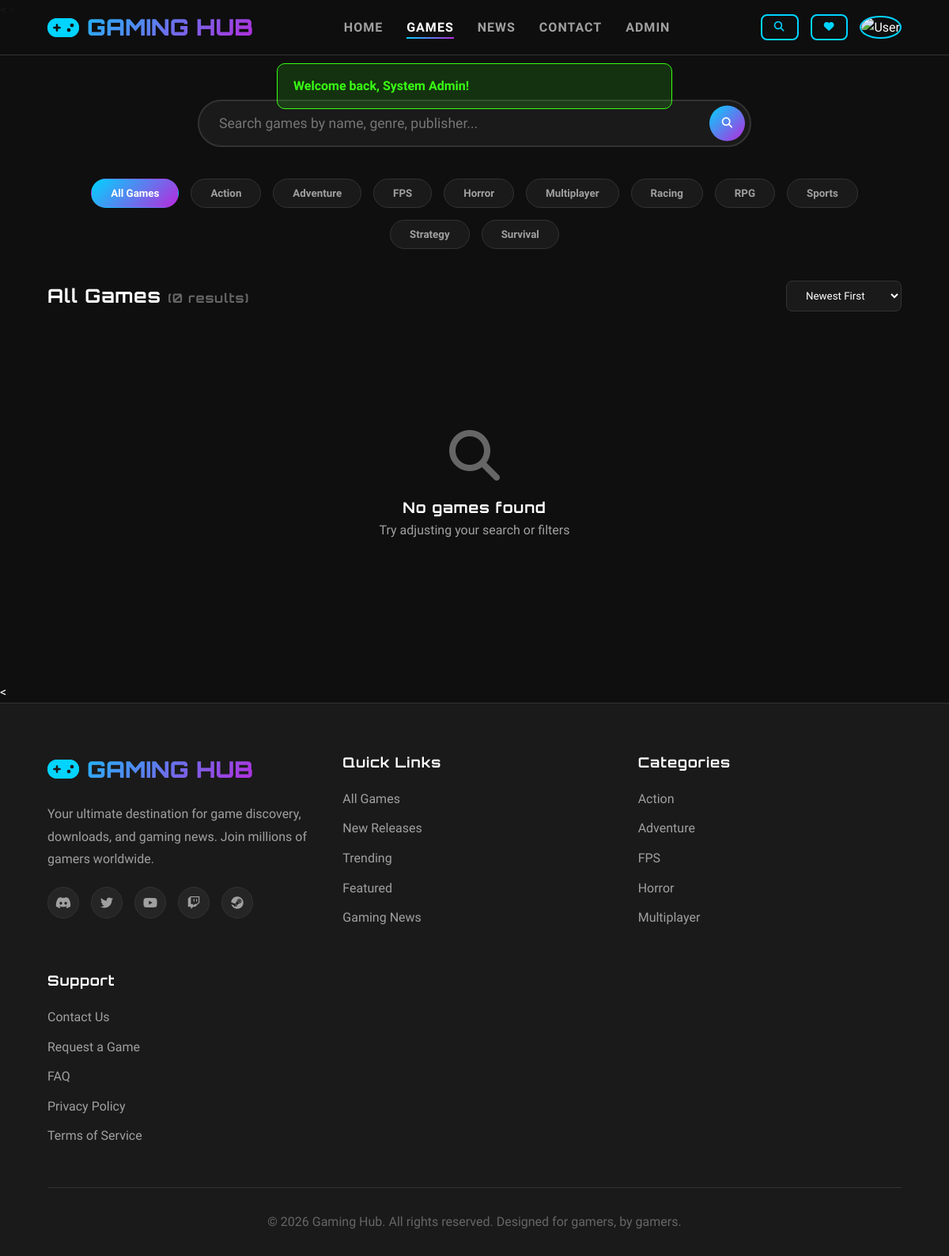
Page /games.php (signed in) on the committed database.
### tables this page shows
CREATE TABLE categories (
    category_id INT AUTO_INCREMENT PRIMARY KEY,
    category_name VARCHAR(50) NOT NULL UNIQUE,
    category_slug VARCHAR(50) NOT NULL UNIQUE,
    description VARCHAR(255),
    icon VARCHAR(50) DEFAULT 'gamepad',
    created_at TIMESTAMP DEFAULT CURRENT_TIMESTAMP
);

### games.php (the view, shortened to what this page needs)
<?php
require_once 'includes/db.php';
$category = $_GET['category'] ?? '';
$search = $_GET['search'] ?? '';
$sort = $_GET['sort'] ?? 'newest';
$where = ["g.status = 'active'"];
$params = [];
$orderBy = "g.created_at DESC";
$sql = "SELECT g.*, c.category_name, c.category_slug,
    (SELECT AVG(rating) FROM reviews WHERE game_id = g.game_id AND status = 'approved') as avg_rating,
    (SELECT COUNT(*) FROM reviews WHERE game_id = g.game_id AND status = 'approved') as review_count
    FROM games g
    JOIN categories c ON g.category_id = c.category_id
    WHERE " . implode(' AND ', $where) . "
    ORDER BY $orderBy";
$stmt = $pdo->prepare($sql);
$stmt->execute($params);
$games = $stmt->fetchAll();
require_once 'includes/header.php';
?>
<section class="search-section">
    <div class="search-box">
        <form action="games.php" method="GET">
            <input type="text" name="search" placeholder="Search games by name, genre, publisher..." value="<?= sanitizeInput($search) ?>">
            <button type="submit"><i class="fas fa-search"></i></button>
        </form>
    </div>
    <div class="filters">
        <button class="filter-btn <?= empty($category) ? 'active' : '' ?>" data-category="">All Games</button>
        <?php foreach ($categories as $cat): ?>
        <button class="filter-btn <?= $category == $cat['category_slug'] ? 'active' : '' ?>" data-category="<?= $cat['category_slug'] ?>">
            <?= $cat['category_name'] ?>
        </button>
        <?php endforeach; ?>
    </div>
    <div style="display: flex; justify-content: space-between; align-items: center; margin-bottom: 30px;">
        <h2><?= empty($search) ? 'All Games' : 'Search: ' . sanitizeInput($search) ?>
            <span style="color: var(--text-muted); font-size: 1rem;">(<?= count($games) ?> results)</span>
        </h2>
        <select name="sort" onchange="location.href='games.php?category=<?= $category ?>&search=<?= urlencode($search) ?>&sort='+this.value"
                style="padding: 10px 20px; background: var(--secondary-black); border: 1px solid var(--border-color); border-radius: 8px; color: var(--text-primary); font-family: 'Rajdhani';">
            <option value="newest" <?= $sort == 'newest' ? 'selected' : '' ?>>Newest First</option>
        </select>
    </div>
</section>
<section class="section" style="padding-top: 0;">
    <?php if (empty($games)): ?>
    <div style="text-align: center; padding: 80px 20px;">
        <i class="fas fa-search" style="font-size: 4rem; color: var(--text-muted); margin-bottom: 20px;"></i>
        <h3>No games found</h3>
        <p style="color: var(--text-secondary);">Try adjusting your search or filters</p>
    </div>
    <?php endif; ?>
</section>
<?php require_once 'includes/footer.php'; ?>

### includes/header.php (shortened to what this page needs)
<?php
require_once 'db.php';
$currentPage = basename($_SERVER['PHP_SELF'], '.php');
$categories = $pdo->query("SELECT * FROM categories ORDER BY category_name")->fetchAll();
?>
<!DOCTYPE html>
<html lang="en">
<head>
    <link rel="stylesheet" href="https://cdnjs.cloudflare.com/ajax/libs/font-awesome/6.4.0/css/all.min.css">
    <link rel="stylesheet" href="assets/css/style.css">
</head>
<body>
<<nav class="navbar">
    <a href="index.php" class="logo">
        <i class="fas fa-gamepad"></i>
        GAMING HUB
    </a>
    <ul class="nav-links">
        <li><a href="index.php" class="<?= $currentPage == 'index' ? 'active' : '' ?>">Home</a></li>
        <li><a href="games.php" class="<?= $currentPage == 'games' ? 'active' : '' ?>">Games</a></li>
        <li><a href="news.php" class="<?= $currentPage == 'news' ? 'active' : '' ?>">News</a></li>
        <li><a href="contact.php" class="<?= $currentPage == 'contact' ? 'active' : '' ?>">Contact</a></li>
        <?php if (isAdmin()): ?>
        <li><a href="admin/index.php" target="_blank">Admin</a></li>
        <?php endif; ?>
    </ul>
    <div class="nav-actions">
        <a href="search.php" class="btn btn-sm btn-secondary" style="padding: 8px 15px;">
            <i class="fas fa-search"></i>
        </a>
        <?php if (isLoggedIn()): ?>
        <a href="profile.php?tab=wishlist" class="btn btn-sm btn-secondary" style="padding: 8px 15px; position: relative;">
            <i class="fas fa-heart"></i>
        </a>
        <div class="user-menu">
            <img src="uploads/avatars/<?= $_SESSION['user_avatar'] ?? 'default-avatar.jpg' ?>" alt="User" class="user-avatar">
        </div>
        <?php else: ?>
        <a href="login.php" class="btn btn-sm btn-secondary">Login</a>
        <a href="register.php" class="btn btn-sm btn-primary">Register</a>
        <?php endif; ?>
    </div>
</nav>
<div style="position: fixed; top: 80px; left: 50%; transform: translateX(-50%); z-index: 999; max-width: 500px; width: 90%;">
    <?= showFlash() ?>
</div>
<<main>

### includes/db.php (shortened to what this page needs)
<?php
function sanitizeInput($data) {
    return htmlspecialchars(strip_tags(trim($data)), ENT_QUOTES, 'UTF-8');
}
function isLoggedIn() {
    return isset($_SESSION['user_id']) && !empty($_SESSION['user_id']);
}
function isAdmin() {
    return isLoggedIn() && isset($_SESSION['user_role']) && $_SESSION['user_role'] === 'admin';
}
function showFlash() {
    if (isset($_SESSION['flash'])) {
        $flash = $_SESSION['flash'];
        return "<div class='alert alert-{$flash['type']}'>{$flash['message']}</div>";
    }
    return '';
}
?>

### includes/footer.php (shortened to what this page needs)
</main>
<<footer class="footer">
    <div class="footer-grid">
        <div class="footer-brand">
            <a href="index.php" class="logo">
                <i class="fas fa-gamepad"></i>
                GAMING HUB
            </a>
            <p>Your ultimate destination for game discovery, downloads, and gaming news. Join millions of gamers worldwide.</p>
            <div class="social-links">
                <a href="#"><i class="fab fa-discord"></i></a>
                <a href="#"><i class="fab fa-twitter"></i></a>
                <a href="#"><i class="fab fa-youtube"></i></a>
                <a href="#"><i class="fab fa-twitch"></i></a>
                <a href="#"><i class="fab fa-steam"></i></a>
            </div>
        </div>
        <div class="footer-links">
            <h4>Quick Links</h4>
            <ul>
                <li><a href="games.php">All Games</a></li>
                <li><a href="games.php?category=new">New Releases</a></li>
                <li><a href="games.php?category=trending">Trending</a></li>
                <li><a href="games.php?category=featured">Featured</a></li>
                <li><a href="news.php">Gaming News</a></li>
            </ul>
        </div>
        <div class="footer-links">
            <h4>Categories</h4>
            <ul>
                <?php foreach (array_slice($categories, 0, 5) as $cat): ?>
                <li><a href="games.php?category=<?= $cat['category_slug'] ?>"><?= $cat['category_name'] ?></a></li>
                <?php endforeach; ?>
            </ul>
        </div>
        <div class="footer-links">
            <h4>Support</h4>
            <ul>
                <li><a href="contact.php">Contact Us</a></li>
                <li><a href="request-game.php">Request a Game</a></li>
                <li><a href="#">FAQ</a></li>
                <li><a href="#">Privacy Policy</a></li>
                <li><a href="#">Terms of Service</a></li>
            </ul>
        </div>
    </div>
    <div class="footer-bottom">
        <p>&copy; <?= date('Y') ?> <?= SITE_NAME ?>. All rights reserved. Designed for gamers, by gamers.</p>
    </div>
</footer>
</body>
</html>

### rows in the picture
categories: category_name "Action"
categories: category_name "Adventure"
categories: category_name "FPS"
categories: category_name "Horror"
categories: category_name "Multiplayer"
categories: category_name "Racing"
categories: category_name "RPG"
categories: category_name "Sports"
categories: category_name "Strategy"
categories: category_name "Survival"

### other values in the picture
$flash['message'] "Welcome back, System Admin!"
count($games) "0"
SITE_NAME "Gaming Hub"
